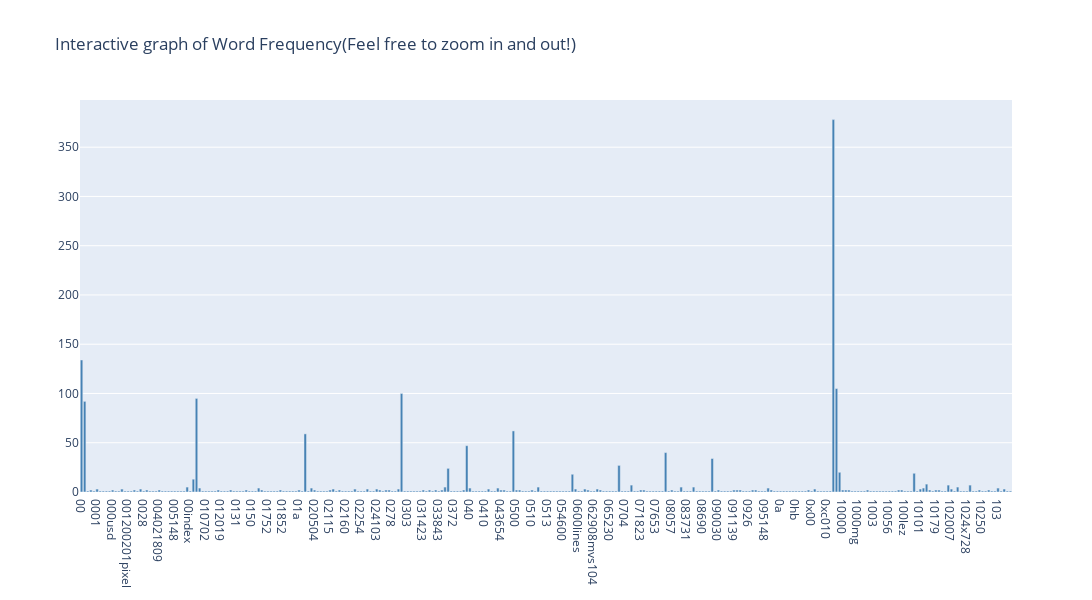

The code cell stored with this chart in its notebook:
### Markdown cell above
# Answer here

### Code cell
term_frequencies = np.asarray(X_counts.sum(axis=0))[0]

fig = make_subplots(rows=1, cols=1)
fig.add_trace(
    go.Bar(x=count_vect.get_feature_names()[:300],y=term_frequencies[:300], marker_color='steelblue'),
    row=1,col=1  
)

fig.update_layout(legend=dict(
    orientation="h",
    yanchor="bottom",
    y=1.02,xanchor="right",x=1),
    height=600, width=3000, title_text="Interactive graph of Word Frequency(Feel free to zoom in and out!)")
fig.show()

### Figure 1 — Plotly figure (JSON) as saved in the notebook; plotly's stock layout.template omitted (floating-point values rounded to 4 significant figures; data arrays with more than 128 entries replaced by an {"elided": "..."} marker saying what was removed)
{"data": [{"marker": {"color": "steelblue"}, "type": "bar", "x": {"elided": "300 str values"}, "xaxis": "x", "y": {"elided": "300 int values"}, "yaxis": "y"}], "layout": {"height": 600, "legend": {"orientation": "h", "x": 1, "xanchor": "right", "y": 1.02, "yanchor": "bottom"}, "title": {"text": "Interactive graph of Word Frequency(Feel free to zoom in and out!)"}, "width": 3000, "xaxis": {"anchor": "y", "domain": [0, 1]}, "yaxis": {"anchor": "x", "domain": [0, 1]}}}
